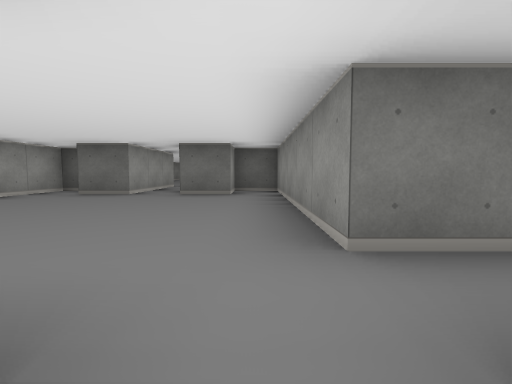
View 1 (above)

21 first-person views from a walk through a cub3D maze. The camera is about half as high as the walls, tilts 4° down and sees 85° across. The floor is counted in squares. Each view is taken from the middle of a square. On the plan, view 1 faces up. The plan holds only what a view shows up to about 9 squares ahead; the rest is blank.

View 2
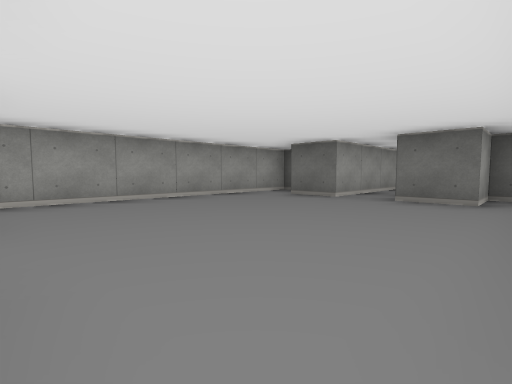

View 3
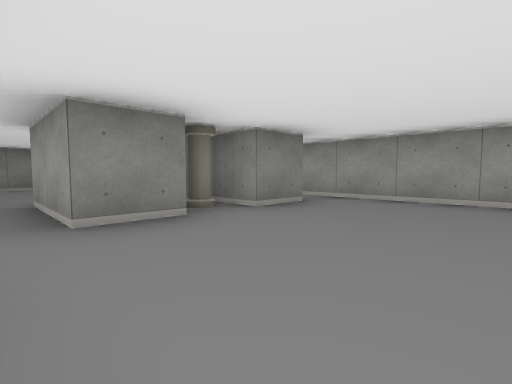

View 4
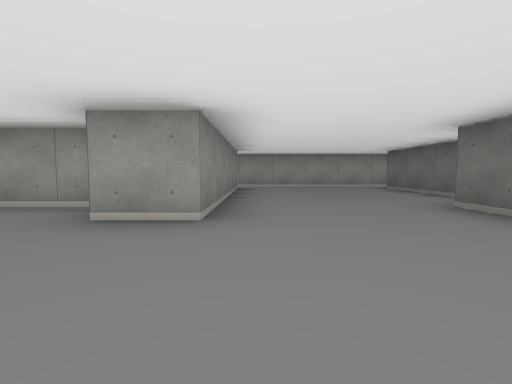

View 5
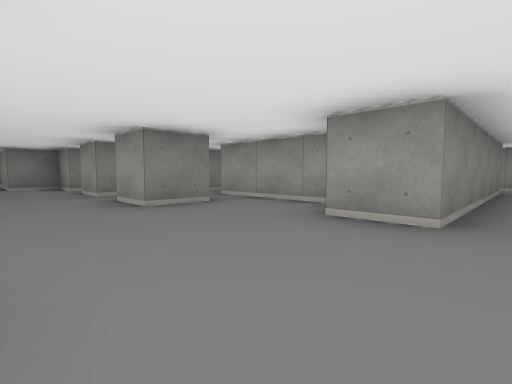

View 6
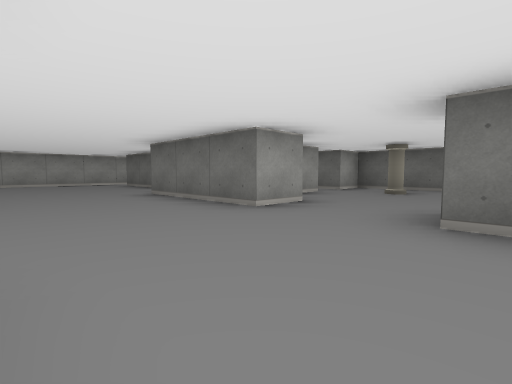

View 7
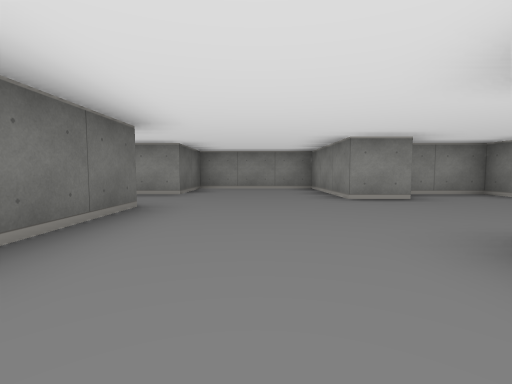

View 8
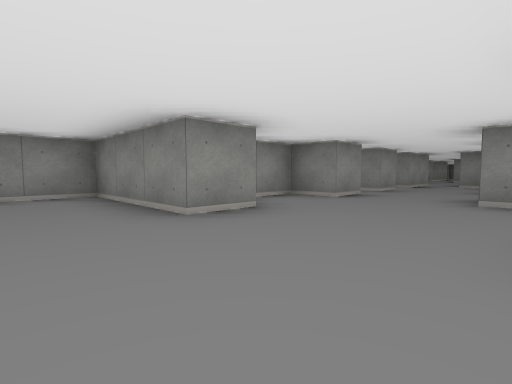

View 9
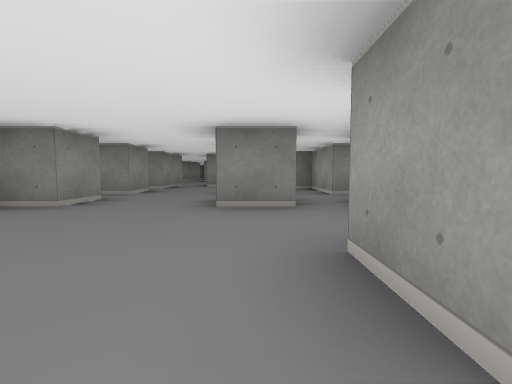

View 10
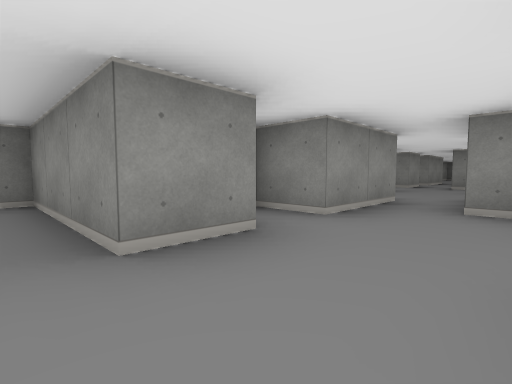

View 11
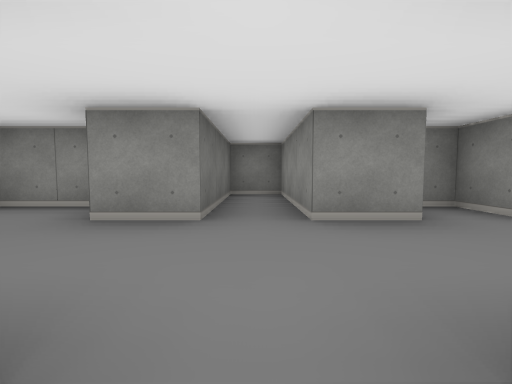

View 12
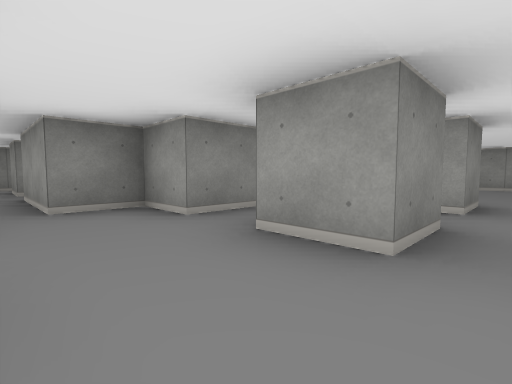

View 13
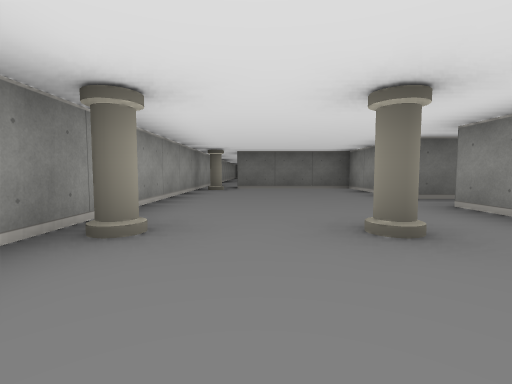

View 14
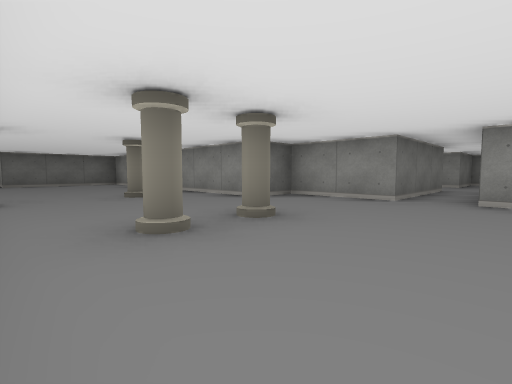

View 15
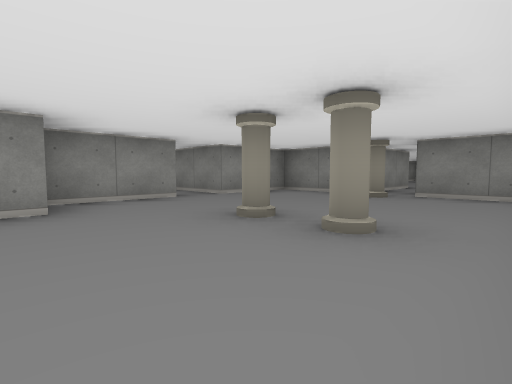

View 16
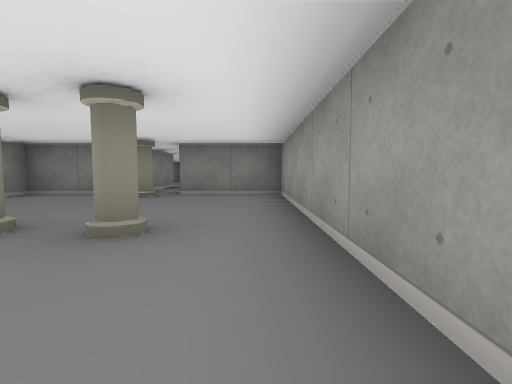

View 17
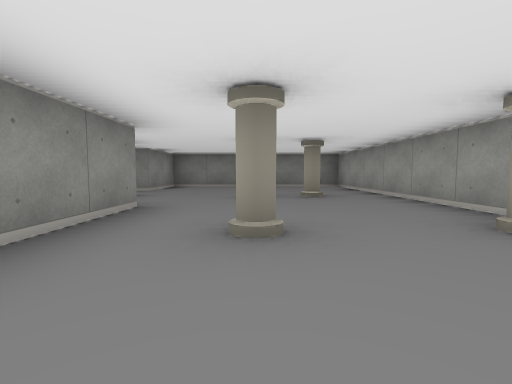

View 18
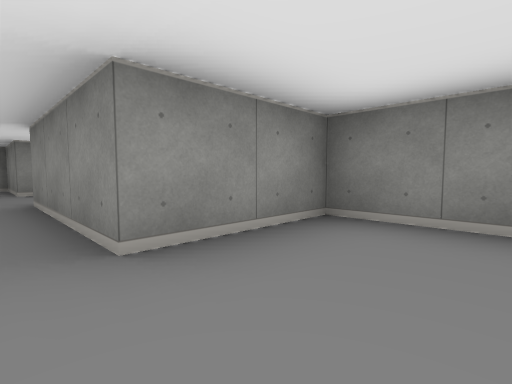

View 19
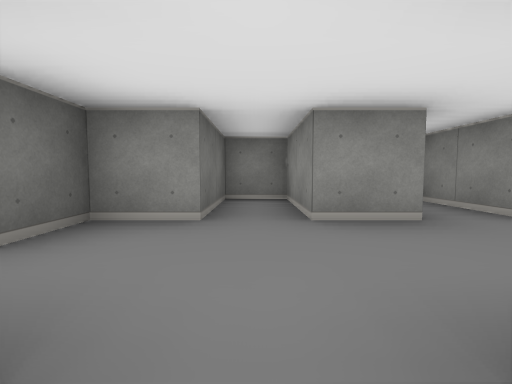

View 20
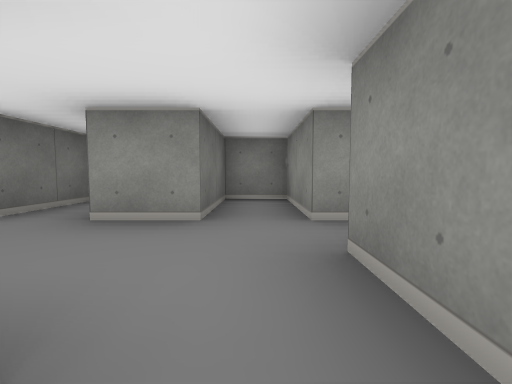

View 21
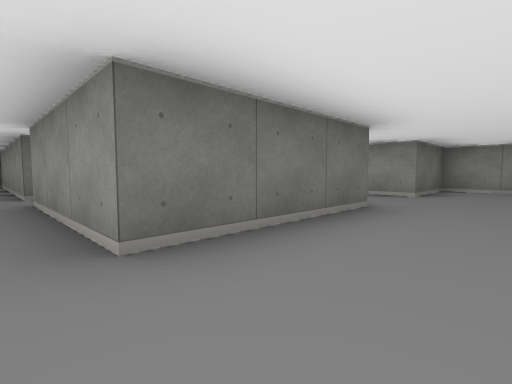

### Floor plan
Ten units are one square. View 1 is at (0, 0); x grows to the right and y downward. Boxes are objects, and circles mark ways between rooms. Rooms are numbered by the first view taken in them; rooms with no view inside come last. Other rooms are left out.
<svg viewBox="-50 -90 130 290">
<path fill="none" stroke="#000" d="M5 70 5 95 -4 95M14 85 25 85 25 95M45 66 45 55 75 55 75 25 55 25 55 16M14 105 25 105 25 115M35 15 35 25 5 25 5 -5M-5 105 5 105 5 125 25 125 25 135 35 135M-9 15 -35 15M-35 65 -35 55 15 55 15 65M45 116 45 105 75 105 75 95 45 95 45 85 55 85 55 68M-5 -5 -5 15M45 135 45 125 55 125 55 120M-45 -5 -45 75M-15 -5 -5 -5M-35 -5 -25 -5 -25 5M-45 -65 -45 -5M25 -15 5 -15 5 -65 -5 -65 -5 -55 -15 -55M-25 -85 -25 -55 -35 -55M-5 136 -5 105M-5 81 -5 65 -35 65M-15 185 5 185 5 165 35 165M-45 75 -45 185 -25 185M35 155 5 155 5 135 -1 135M55 195 55 185 75 185 75 175 55 175 55 165M34 185 45 185M35 165 35 175M55 165 75 165 75 155 55 155 55 145 45 145 45 135M35 135 35 155"/>
<rect x="-45" y="65" width="10" height="10" fill="#bbb"><title>pillar</title></rect>
<rect x="-25" y="-5" width="10" height="10" fill="#bbb"><title>pillar</title></rect>
<rect x="-45" y="115" width="10" height="10" fill="#bbb"><title>pillar</title></rect>
<rect x="-35" y="145" width="10" height="10" fill="#bbb"><title>pillar</title></rect>
<rect x="-25" y="175" width="10" height="10" fill="#bbb"><title>pillar</title></rect>
<rect x="-25" y="145" width="10" height="10" fill="#bbb"><title>pillar</title></rect>
<rect x="-25" y="115" width="10" height="10" fill="#bbb"><title>pillar</title></rect>
<circle cx="-40" cy="5" r="3" fill="#2a7"/>
<circle cx="0" cy="5" r="3" fill="#2a7"/>
<circle cx="-40" cy="65" r="3" fill="#2a7"/>
<circle cx="0" cy="100" r="3" fill="#2a7"/>
<circle cx="40" cy="130" r="3" fill="#2a7"/>
<circle cx="30" cy="160" r="3" fill="#2a7"/>
<circle cx="45" cy="170" r="3" fill="#2a7"/>
<text x="20" y="60">1</text>
<text x="-20" y="-30">2</text>
<text x="-20" y="130">3</text>
<text x="50" y="180">4</text>
<text x="50" y="150">5</text>
</svg>
Room 1 opens to room 2. Room 1 opens to room 3. Room 1 opens to room 5. Room 3 opens to room 5. Room 4 opens to room 5.

Where each view was taken, in squares from view 1:
view 1: 0 up, 0 right, facing up
view 2: 1 up, 0 right, facing up-left
view 3: 3 up, 0 right, facing down-left
view 4: 5 down, 4 right, facing left
view 5: 5 down, 4 right, facing down-left
view 6: 5 down, 6 right, facing up-left
view 7: 4 down, 0 right, facing right
view 8: 4 down, 2 right, facing down-right
view 9: 5 down, 2 right, facing down
view 10: 10 down, 3 right, facing down-right
view 11: 10 down, 2 right, facing right
view 12: 10 down, 4 right, facing down-left
view 13: 14 down, 3 left, facing up
view 14: 17 down, 4 left, facing up-right
view 15: 13 down, 4 left, facing down-right
view 16: 13 down, 4 left, facing down
view 17: 10 down, 2 left, facing down
view 18: 16 down, 1 left, facing down-right
view 19: 16 down, 3 right, facing right
view 20: 18 down, 3 right, facing right
view 21: 4 down, 0 right, facing up-right
